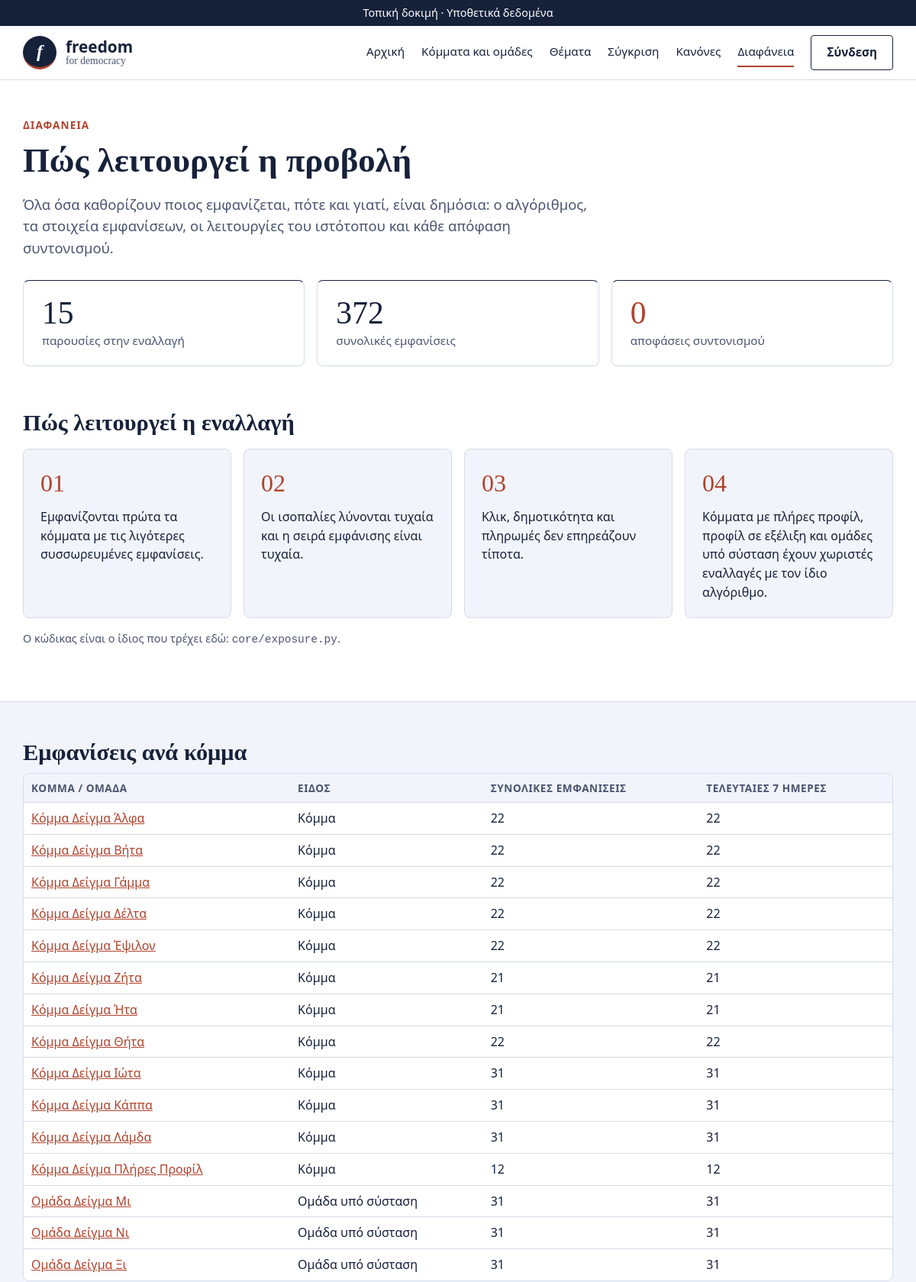
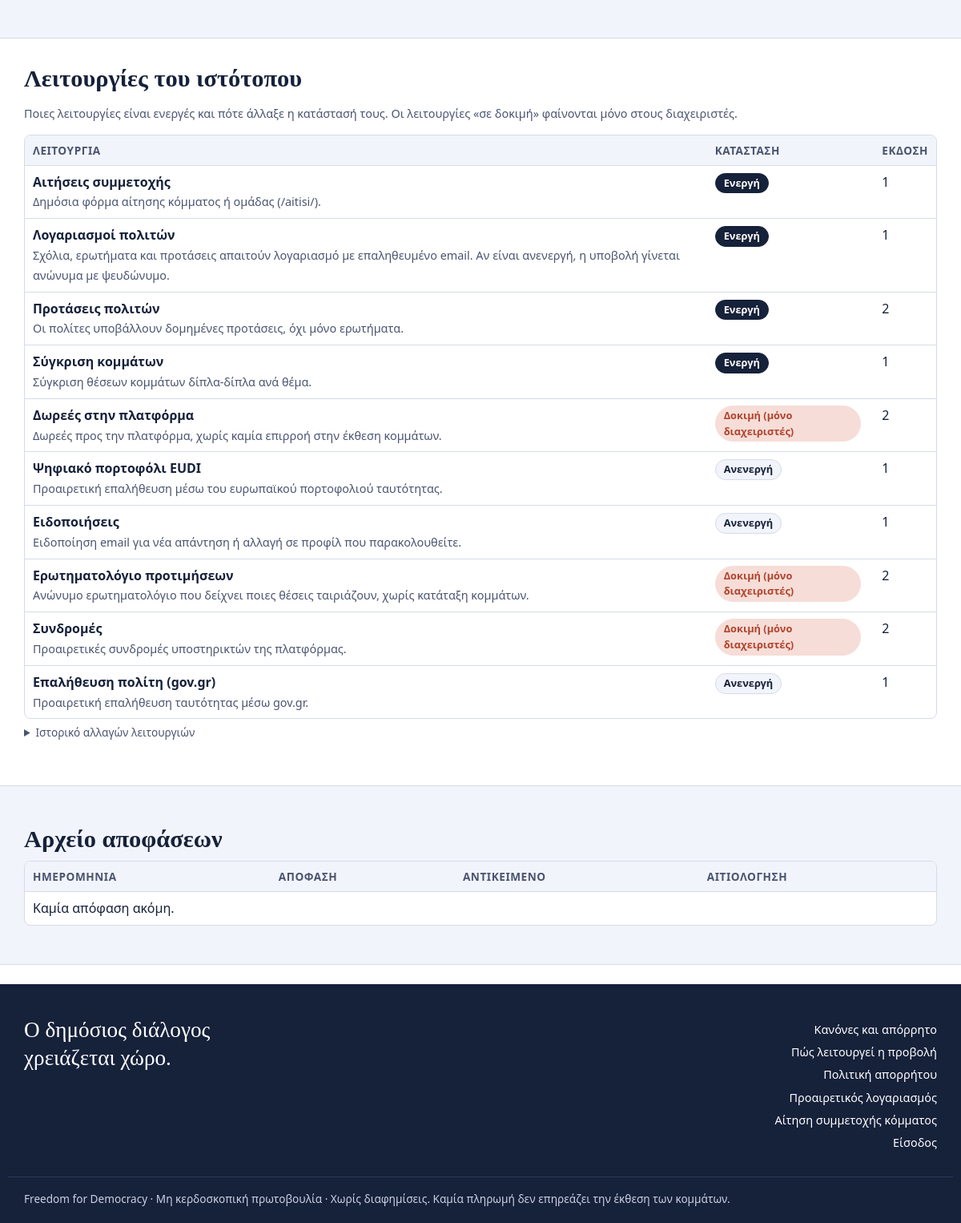
The app's page /diafaneia/ with its own data (2 pictures, top to bottom).
### core/models.py (models this page shows, shortened)
class Party(models.Model):
    KIND_PARTY = "party"
    KIND_GROUP = "group"
    KINDS = [(KIND_PARTY, "Κόμμα"), (KIND_GROUP, "Ομάδα υπό σύσταση")]
    TIER_PROGRESS = "in_progress"
    TIER_FULL = "full"
    TIERS = [(TIER_PROGRESS, "Προφίλ σε εξέλιξη"), (TIER_FULL, "Πλήρες προφίλ")]
    name = models.CharField("Επωνυμία", max_length=120, unique=True)
    slug = models.CharField(max_length=140, unique=True, editable=False)
    slogan = models.CharField("Σύνθημα (έως 120 χαρακτήρες)", max_length=120, blank=True)
    kind = models.CharField("Είδος", max_length=10, choices=KINDS, default=KIND_PARTY)
    tier = models.CharField("Βαθμίδα προφίλ", max_length=12, choices=TIERS, default=TIER_PROGRESS)
    founded_year = models.PositiveSmallIntegerField("Έτος ίδρυσης", null=True, blank=True)
    responsible_persons = models.TextField(
        "Υπεύθυνα πρόσωπα (1-3, ένα όνομα ανά γραμμή)",
        help_text="Επαληθευμένα μέσω υπεύθυνης δήλωσης gov.gr.",
    )
    founders = models.TextField("Ιδρυτές", blank=True)
    founders_prior_service = models.BooleanField(
        "Ιδρυτές με προηγούμενη κοινοβουλευτική θητεία", default=False
    )
    funding = models.TextField("Πηγές χρηματοδότησης (δημόσια δήλωση)", blank=True)
    website = models.URLField("Επίσημη ιστοσελίδα", blank=True)
    is_example = models.BooleanField("Παράδειγμα (φανταστικά στοιχεία)", default=False,
                                     help_text="Εμφανίζεται με ετικέτα «Παράδειγμα» σε όλες τις σελίδες.")
    facebook = models.URLField("Facebook", blank=True)
    instagram = models.URLField("Instagram", blank=True)
    x_url = models.URLField("X (Twitter)", blank=True)
    youtube = models.URLField("YouTube", blank=True)
    tiktok = models.URLField("TikTok", blank=True)
    linkedin = models.URLField("LinkedIn", blank=True)
    image = models.ImageField(
        "Φωτογραφία ομάδας ή λογότυπο", upload_to="party_images/", blank=True,
        help_text="JPG, PNG ή WebP, έως 2 MB. Αφαιρούνται αυτόματα τα μεταδεδομένα της φωτογραφίας (π.χ. τοποθεσία).",
    )
    is_published = models.BooleanField("Δημοσιευμένο", default=False)
    graduated = models.BooleanField(
        "Απόφοιτο (εισήλθε στη Βουλή)",
        default=False,
        help_text="Το προφίλ μένει, αλλά το κόμμα βγαίνει από την ισότιμη εναλλαγή.",
    )
    moderation_note = models.TextField(
        "Αιτιολόγηση απόφασης (δημοσιεύεται στο αρχείο αποφάσεων)", blank=True
    )
    created_at = models.DateTimeField(auto_now_add=True)
    class Meta:
        ordering = ["name"]
        verbose_name = "Κόμμα / ομάδα"
        verbose_name_plural = "Κόμματα και ομάδες"
    SOCIALS = [
        ("facebook", "Facebook", ("facebook.com", "fb.com", "fb.me")),
        ("instagram", "Instagram", ("instagram.com",)),
        ("x_url", "X", ("x.com", "twitter.com")),
        ("youtube", "YouTube", ("youtube.com", "youtu.be")),
        ("tiktok", "TikTok", ("tiktok.com",)),
        ("linkedin", "LinkedIn", ("linkedin.com",)),
    ]

class FeatureFlag(models.Model):
    OFF, TEST, ON = "off", "test", "on"
    STATES = [(OFF, "Ανενεργή"), (TEST, "Δοκιμή (μόνο διαχειριστές)"), (ON, "Ενεργή")]
    key = models.SlugField("Κωδικός", max_length=40, unique=True, editable=False)
    label = models.CharField("Λειτουργία", max_length=120, editable=False)
    description = models.TextField("Περιγραφή", blank=True, editable=False)
    state = models.CharField("Κατάσταση", max_length=5, choices=STATES, default=OFF)
    version = models.PositiveIntegerField("Έκδοση", default=1, editable=False)
    updated_at = models.DateTimeField(default=timezone.now, editable=False)
    class Meta:
        ordering = ["key"]
        verbose_name = "Λειτουργία"
        verbose_name_plural = "Πίνακας λειτουργιών"

### core/views.py (the view)
# urls.py: path("diafaneia/", views.transparency, name="transparency"),
def transparency(request):
    features.ensure_flags()
    since = timezone.now() - timedelta(days=7)
    parties = Party.objects.filter(is_published=True).annotate(
        total=Count("impressions", distinct=True),
        week=Count("impressions", filter=Q(impressions__shown_at__gte=since), distinct=True),
    )
    ctx = {
        "parties": sort_by_name(parties),
        "decisions": Decision.objects.all()[:100],
        "n_impressions": sum(p.total for p in parties),
        "n_decisions_total": Decision.objects.count(),
        "flags": FeatureFlag.objects.all(),
        "flag_changes": FeatureChange.objects.select_related("flag")[:30],
        "since": since,
    }
    return render(request, "core/transparency.html", ctx)

### core/citizens.py (called while the page is built)
def citizen_of(request):
    if not hasattr(request, "_citizen"):
        user = getattr(request, "user", None)
        profile = None
        if user is not None and user.is_authenticated:
            profile = CitizenProfile.objects.filter(user=user).first()
        request._citizen = profile
    return request._citizen

### core/context.py (called while the page is built)
def site(request):
    return {"demo_banner": settings.FD_DEMO_BANNER, "member_party": member_party(request),
            "apply_enabled": features.enabled(request, "applications"),
            "citizen": citizens.citizen_of(request),
            "accounts_mode": features.enabled(request, "citizen_accounts"),
            "compare_enabled": features.enabled(request, "comparison")}

### core/features.py (called while the page is built)
def ensure_flags():
    from .models import FeatureFlag
    for key, (label, description, state) in DEFAULTS.items():
        FeatureFlag.objects.get_or_create(key=key, defaults={"label": label, "description": description, "state": state})

def enabled(request, key):
    from .models import FeatureFlag
    state = FeatureFlag.objects.filter(key=key).values_list("state", flat=True).first()
    if state is None and key in DEFAULTS:
        ensure_flags()
        state = FeatureFlag.objects.filter(key=key).values_list("state", flat=True).first()
    if state == FeatureFlag.ON:
        return True
    if state == FeatureFlag.TEST:
        user = getattr(request, "user", None)
        return bool(user and user.is_active and user.is_staff)
    return False

### core/members.py (called while the page is built)
def member_party(request):
    user = getattr(request, "user", None)
    if user is None or not user.is_authenticated:
        return None
    membership = getattr(user, "membership", None)
    return membership.party if membership else None

### core/views.py (called while the page is built)
def greek_key(text):
    decomposed = unicodedata.normalize("NFD", text.lower())
    return "".join(ch for ch in decomposed if not unicodedata.combining(ch))

def sort_by_name(items):
    return sorted(items, key=lambda p: greek_key(p.name))

### core/templates/core/transparency.html (shortened to what this page needs)
{% extends "core/base.html" %}
{% block body %}
<section class="wrap pad-top">
  <p class="eyebrow">Διαφάνεια</p>
  <h1 class="display-s">Πώς λειτουργεί η προβολή</h1>
  <p class="lead">Όλα όσα καθορίζουν ποιος εμφανίζεται, πότε και γιατί, είναι δημόσια: ο αλγόριθμος, τα στοιχεία εμφανίσεων, οι λειτουργίες του ιστότοπου και κάθε απόφαση συντονισμού.</p>
  <div class="stats">
    <div class="stat"><strong>{{ parties|length }}</strong><span>παρουσίες στην εναλλαγή</span></div>
    <div class="stat"><strong>{{ n_impressions }}</strong><span>συνολικές εμφανίσεις</span></div>
    <div class="stat"><strong class="red">{{ n_decisions_total }}</strong><span>αποφάσεις συντονισμού</span></div>
  </div>
</section>
<section class="wrap pad">
  <h2 class="sec">Πώς λειτουργεί η εναλλαγή</h2>
  <div class="steps">
    <div class="step"><span class="num">01</span><p>Εμφανίζονται πρώτα τα κόμματα με τις λιγότερες συσσωρευμένες εμφανίσεις.</p></div>
    <div class="step"><span class="num">02</span><p>Οι ισοπαλίες λύνονται τυχαία και η σειρά εμφάνισης είναι τυχαία.</p></div>
    <div class="step"><span class="num">03</span><p>Κλικ, δημοτικότητα και πληρωμές δεν επηρεάζουν τίποτα.</p></div>
    <div class="step"><span class="num">04</span><p>Κόμματα με πλήρες προφίλ, προφίλ σε εξέλιξη και ομάδες υπό σύσταση έχουν χωριστές εναλλαγές με τον ίδιο αλγόριθμο.</p></div>
  </div>
  <p class="note">Ο κώδικας είναι ο ίδιος που τρέχει εδώ: <code>core/exposure.py</code>.</p>
</section>
<section class="band">
  <div class="wrap">
    <h2 class="sec">Εμφανίσεις ανά κόμμα</h2>
    <table class="table">
      <thead><tr><th>Κόμμα / ομάδα</th><th>Είδος</th><th>Συνολικές εμφανίσεις</th><th>Τελευταίες 7 ημέρες</th></tr></thead>
      <tbody>
      {% for p in parties %}
        <tr><td><a href="{% url 'party' p.slug %}">{{ p.name }}</a>{% if p.graduated %} (απόφοιτο, εκτός εναλλαγής){% endif %}</td><td>{{ p.get_kind_display }}</td><td>{{ p.total }}</td><td>{{ p.week }}</td></tr>
      {% empty %}
        <tr><td colspan="4">Δεν υπάρχουν δεδομένα.</td></tr>
      {% endfor %}
      </tbody>
    </table>
  </div>
</section>
<section class="wrap pad">
  <h2 class="sec">Λειτουργίες του ιστότοπου</h2>
  <p class="note">Ποιες λειτουργίες είναι ενεργές και πότε άλλαξε η κατάστασή τους. Οι λειτουργίες «σε δοκιμή» φαίνονται μόνο στους διαχειριστές.</p>
  <table class="table">
    <thead><tr><th>Λειτουργία</th><th>Κατάσταση</th><th>Έκδοση</th></tr></thead>
    <tbody>
    {% for f in flags %}<tr><td><strong>{{ f.label }}</strong><br><span class="note">{{ f.description }}</span></td><td><span class="pill{% if f.state == 'on' %} pill-teal{% elif f.state == 'test' %} pill-soft{% endif %}">{{ f.get_state_display }}</span></td><td>{{ f.version }}</td></tr>{% endfor %}
    </tbody>
  </table>
  {% if flag_changes %}
  <details class="diff"><summary>Ιστορικό αλλαγών λειτουργιών</summary>
  </details>
  {% endif %}
</section>
<section class="band">
  <div class="wrap">
    <h2 class="sec">Αρχείο αποφάσεων</h2>
    <table class="table">
      <thead><tr><th>Ημερομηνία</th><th>Απόφαση</th><th>Αντικείμενο</th><th>Αιτιολόγηση</th></tr></thead>
      <tbody>
      {% for d in decisions %}
        <tr><td>{{ d.decided_at|date:"d/m/Y" }}</td><td>{{ d.get_decision_display }}</td><td>{{ d.subject }}</td><td>{{ d.reason }}</td></tr>
      {% empty %}
        <tr><td colspan="4">Καμία απόφαση ακόμη.</td></tr>
      {% endfor %}
      </tbody>
    </table>
  </div>
</section>
{% endblock %}

### core/static/core/style.css (style rules this page uses)
:root { --navy: #16213a; --red: #b0432d; --tint: #f1f4fa; --line: #d5dbe8; --muted: #4a5470; --pale: #c9d1e3; --white: #ffffff; }
* { box-sizing: border-box; }
body { margin: 0; font-family: system-ui, -apple-system, "Segoe UI", Roboto, Arial, sans-serif; background: var(--white); color: var(--navy); line-height: 1.55; }
h1, h2, h3 { font-family: Georgia, "Times New Roman", serif; line-height: 1.2; color: var(--navy); }
h1 { font-size: 2rem; }
a { color: var(--red); }
.wrap { max-width: 1180px; margin: 0 auto; padding: 0 20px; }
.pad { padding-top: 32px; padding-bottom: 56px; }
.pad-top { padding-top: 48px; }
.lead { font-size: 1.15rem; color: var(--muted); max-width: 740px; }
.pill { display: inline-block; font-size: 0.8rem; font-weight: 600; padding: 2px 10px; border-radius: 999px; background: var(--tint); color: var(--navy); border: 1px solid var(--line); margin-right: 6px; }
.pill-teal { background: var(--navy); color: #fff; border-color: var(--navy); }
table { width: 100%; border-collapse: collapse; background: var(--white); }
th, td { text-align: left; padding: 8px 10px; border-bottom: 1px solid var(--line); vertical-align: top; }
th { color: var(--muted); font-weight: 600; }
.note { color: var(--muted); font-size: 0.9rem; }
details.diff { margin-top: 6px; }
details.diff summary { cursor: pointer; color: var(--muted); font-size: 0.85rem; }
.stats { display: grid; grid-template-columns: repeat(auto-fit, minmax(190px, 1fr)); gap: 16px; margin: 24px 0; }
.stat { border: 1px solid var(--line); border-top: 3px solid var(--navy); border-radius: 6px; padding: 16px 18px; }
.stat strong { display: block; font-family: Georgia, serif; font-size: 2.4rem; line-height: 1.1; }
.stat span { color: var(--muted); font-size: 0.95rem; }
.eyebrow { text-transform: uppercase; letter-spacing: 0.08em; color: var(--red); font-weight: 700; font-size: 0.85rem; margin: 0 0 12px; }
.red { color: var(--red); }
.display-s { font-size: 2.8rem; line-height: 1.1; margin: 0 0 14px; }
.band { background: var(--tint); border-top: 1px solid var(--line); border-bottom: 1px solid var(--line); padding: 48px 0; }
.stat { background: #fff; border-top-width: 1px; border-radius: 8px; padding: 20px 24px; }
.stat strong { font-weight: 400; font-size: 2.6rem; }
h2.sec { font-size: 1.9rem; margin: 0 0 8px; }
.pill-soft { background: #f6ddd7; color: var(--red); border-color: #f6ddd7; }
.stats { margin-top: 28px; }
.steps { display: grid; grid-template-columns: repeat(auto-fit, minmax(220px, 1fr)); gap: 16px; margin: 16px 0; }
.step { background: var(--tint); border: 1px solid var(--line); border-radius: 8px; padding: 20px 22px; }
.step .num { font-family: Georgia, serif; font-size: 2rem; color: var(--red); display: block; }
.step p { margin: 6px 0 0; }
table.table { border: 1px solid var(--line); border-radius: 8px; overflow: hidden; border-collapse: separate; border-spacing: 0; }
table.table th { background: var(--tint); font-size: 0.85rem; text-transform: uppercase; letter-spacing: 0.04em; }
table.table tr:last-child td { border-bottom: 0; }

### records on screen
Party: name "Κόμμα Δείγμα Άλφα", kind "Κόμμα", total "22", week "22"
Party: name "Κόμμα Δείγμα Βήτα", kind "Κόμμα", total "22", week "22"
Party: name "Κόμμα Δείγμα Γάμμα", kind "Κόμμα", total "22", week "22"
Party: name "Κόμμα Δείγμα Δέλτα", kind "Κόμμα", total "22", week "22"
Party: name "Κόμμα Δείγμα Έψιλον", kind "Κόμμα", total "22", week "22"
Party: name "Κόμμα Δείγμα Ζήτα", kind "Κόμμα", total "21", week "21"
Party: name "Κόμμα Δείγμα Ήτα", kind "Κόμμα", total "21", week "21"
Party: name "Κόμμα Δείγμα Θήτα", kind "Κόμμα", total "22", week "22"
Party: name "Κόμμα Δείγμα Ιώτα", kind "Κόμμα", total "31", week "31"
Party: name "Κόμμα Δείγμα Κάππα", kind "Κόμμα", total "31", week "31"
Party: name "Κόμμα Δείγμα Λάμδα", kind "Κόμμα", total "31", week "31"
Party: name "Κόμμα Δείγμα Πλήρες Προφίλ", kind "Κόμμα", total "12", week "12"
Party: name "Ομάδα Δείγμα Μι", kind "Ομάδα υπό σύσταση", total "31", week "31"
Party: name "Ομάδα Δείγμα Νι", kind "Ομάδα υπό σύσταση", total "31", week "31"
Party: name "Ομάδα Δείγμα Ξι", kind "Ομάδα υπό σύσταση", total "31", week "31"
FeatureFlag: label "Αιτήσεις συμμετοχής", description "Δημόσια φόρμα αίτησης κόμματος ή ομάδας (/aitisi/).", state "Ενεργή", version "1"
FeatureFlag: label "Λογαριασμοί πολιτών", description "Σχόλια, ερωτήματα και προτάσεις απαιτούν λογαριασμό με επαληθευμένο email. Αν είναι ανενεργή, η υποβολή γίνεται ανώνυμα με ψευδώνυμο.", state "Ενεργή", version "1"
FeatureFlag: label "Προτάσεις πολιτών", description "Οι πολίτες υποβάλλουν δομημένες προτάσεις, όχι μόνο ερωτήματα.", state "Ενεργή", version "2"
FeatureFlag: label "Σύγκριση κομμάτων", description "Σύγκριση θέσεων κομμάτων δίπλα-δίπλα ανά θέμα.", state "Ενεργή", version "1"
FeatureFlag: label "Δωρεές στην πλατφόρμα", description "Δωρεές προς την πλατφόρμα, χωρίς καμία επιρροή στην έκθεση κομμάτων.", state "Δοκιμή (μόνο διαχειριστές)", version "2"
FeatureFlag: label "Ψηφιακό πορτοφόλι EUDI", description "Προαιρετική επαλήθευση μέσω του ευρωπαϊκού πορτοφολιού ταυτότητας.", state "Ανενεργή", version "1"
FeatureFlag: label "Ειδοποιήσεις", description "Ειδοποίηση email για νέα απάντηση ή αλλαγή σε προφίλ που παρακολουθείτε.", state "Ανενεργή", version "1"
FeatureFlag: label "Ερωτηματολόγιο προτιμήσεων", description "Ανώνυμο ερωτηματολόγιο που δείχνει ποιες θέσεις ταιριάζουν, χωρίς κατάταξη κομμάτων.", state "Δοκιμή (μόνο διαχειριστές)", version "2"
FeatureFlag: label "Συνδρομές", description "Προαιρετικές συνδρομές υποστηρικτών της πλατφόρμας.", state "Δοκιμή (μόνο διαχειριστές)", version "2"
FeatureFlag: label "Επαλήθευση πολίτη (gov.gr)", description "Προαιρετική επαλήθευση ταυτότητας μέσω gov.gr.", state "Ανενεργή", version "1"

### other values on screen
{{ parties|length }} "15"
{{ n_impressions }} "372"
{{ n_decisions_total }} "0"
